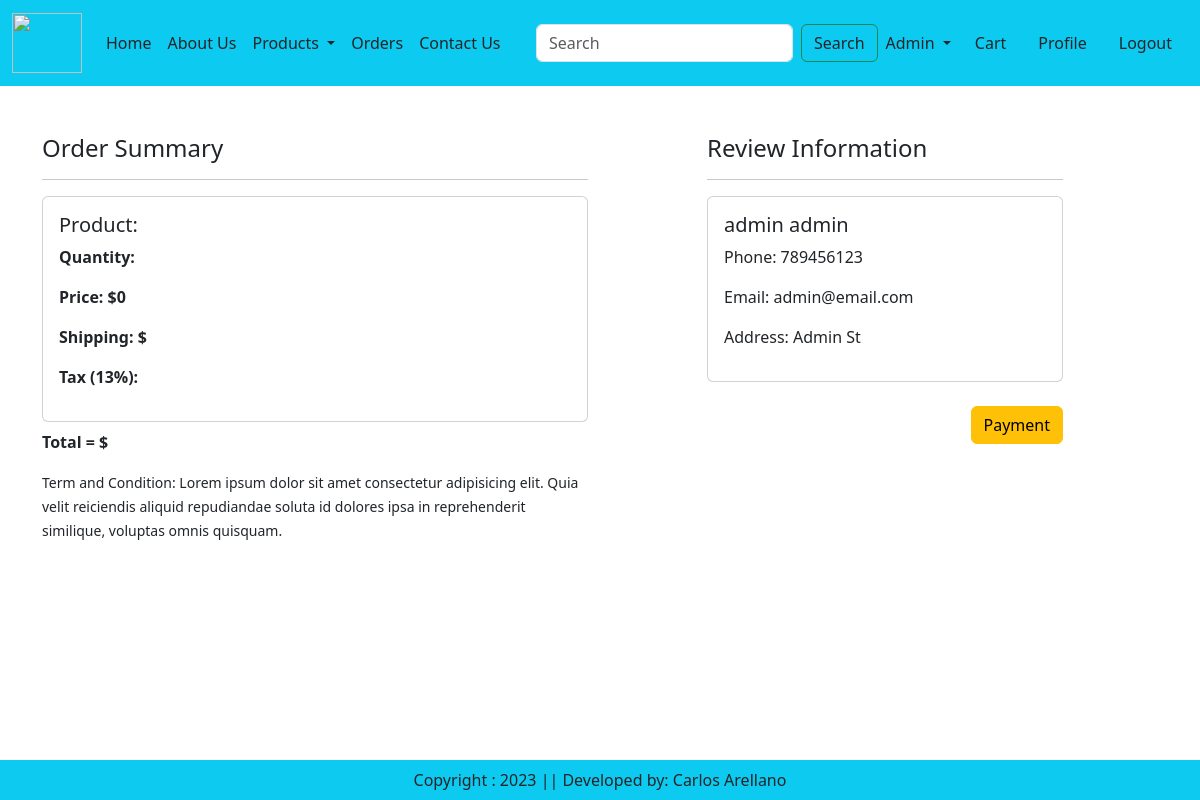
Screenshot of /checkout/ (signed in) with the database file from the repository.
### app/models.py (models this page shows)
class User(AbstractUser):
    username = models.CharField(max_length=8, null=True)
    first_name = models.CharField(max_length=80, null=True)
    last_name = models.CharField(max_length=100, null=True)
    email = models.EmailField(unique=True, null=True)
    phone = models.CharField(max_length=14, unique=True, null=True)
    address = models.CharField(max_length=150, unique=True, null=True)
    USERNAME_FIELD = 'email'
    REQUIRED_FIELDS = ['username','first_name','last_name', 'phone','address']

### app/views.py (the view, shortened to what this page needs)
# urls.py: path('checkout/', views.checkout_session, name='checkout'),
@login_required(login_url='login')
def checkout_session(request):
    user = request.user
    cart_items = Cart.objects.filter(user=user)
    checkout_items = []
    cart_total = 0
    return render(request, "app/checkout.html", locals())

### app/templates/app/checkout.html (shortened to what this page needs)
{% extends 'app/base.html' %}
{% load static %}
{% block main-content %}
<div class="container">
    <div class="row mt-5">
        <div class="col-sm-6">
            <h4>Order Summary</h4>
            <hr>
            <div class="card mb-2">
                <div class="card-body">
                    <h5>Product: {{item.product.product_title}} </h5>
                    <p class="fw-bold">Quantity: {{item.quantity}}</p>
                    <p class="fw-bold">Price: ${{cart_total}}</p>
                    <p class="fw-bold">Shipping: ${{shipping_cost}}</p>
                    <p class="fw-bold">Tax (13%): {{tax_rate}}</p>
                </div>
            </div>
            <p class="fw-bold">Total = ${{total_amount}}</p>
            <small>Term and Condition: Lorem ipsum dolor sit amet consectetur adipisicing elit. Quia velit reiciendis aliquid repudiandae soluta id dolores ipsa in reprehenderit similique, voluptas omnis quisquam.</small>
        </div>
        <div class="col-sm-4 offset-sm-1">
            <h4>Review Information</h4>
            <hr>
                <div class="card">
                    <div class="card-body">
                        <h5>{{request.user.first_name}} {{request.user.last_name}}</h5>
                        <p>Phone: {{request.user.phone}}</p>
                        <p>Email: {{request.user.email}}</p>
                        <p>Address: {{request.user.address}}</p>
                    </div>
                </div>
                <div class="text-end">
                    <br>
                    <form action="" method="POST">
                        <button href="{% url 'checkout' %}" type="submit" id="checkout-button" class="btn btn-warning">Payment</button>
                    </form>
                </div>
            </div>
        </div>
    </div>
{% endblock main-content %}

### app/templates/app/base.html (shortened to what this page needs)
<!DOCTYPE html>
{% load static %}
<html lang="en">
  <head>
    <link
      href="https://cdn.jsdelivr.net/npm/bootstrap@5.3.0/dist/css/bootstrap.min.css"
      rel="stylesheet"
    />
    <link rel="stylesheet" href="{% static 'app/css/all.min.css' %}" />
    <link rel="stylesheet" href="{% static 'app/css/owl.carousel.min.css' %}" />
    <link rel="stylesheet" href="{% static 'app/css/style.css' %}" />
  </head>
  <body>
    <nav class="navbar navbar-expand-lg navbar-dark bg-info">
      <div class="container-fluid">
        <a class="navbar-brand text-dark" href="{% url 'home' %}">
          <img
            src='{% static "app/images/bocha.png" %}'
            width="70"
            height="60"
          />
        </a>
        <div class="collapse navbar-collapse" id="navbarSupportedContent">
          <ul class="navbar-nav me-auto mb-2 mb-lg-0">
            <li class="nav-item">
              <a class="nav-link active text-dark" aria-current="page" href="/"
                >Home</a
              >
            </li>
            <li class="nav-item">
              <a class="nav-link text-dark" href="{% url 'about' %}"
                >About Us</a
              >
            </li>
            <li class="nav-item dropdown">
              <a
                class="nav-link dropdown-toggle text-dark"
                href="#"
                role="button"
                data-bs-toggle="dropdown"
                aria-expanded="false"
              >
                Products
              </a>
            </li>
            {% if request.user.is_authenticated %}
            <li class="nav-item">
              <a class="nav-link text-dark" href="{% url 'orders' %}">Orders</a>
            </li>
            {% endif %}
            <li class="nav-item">
              <a class="nav-link text-dark" href="{% url 'contact' %}"
                >Contact Us</a
              >
            </li>
          </ul>
          <form class="d-flex" role="search">
            <input
              class="form-control me-2"
              type="search"
              placeholder="Search"
              aria-label="Search"
            />
            <button class="btn btn-outline-success text-dark" type="submit">
              Search
            </button>
          </form>
        </div>
        <ul class="navbar-nav me-auto mb-2 mb-lg-0">
          {% if request.user.is_authenticated %}
          <li class="nav-item dropdown">
            <a
              class="nav-link dropdown-toggle text-dark text-capitalize"
              href="#"
              role="button"
              data-bs-toggle="dropdown"
              aria-expanded="false"
            >
              {{request.user.username}}
            </a>
          </li>
          {% endif %}
          <li class="nav-item mx-2">
            <a class="nav-link text-dark" href="{% url 'cart' %}">Cart</a>
          </li>
          {% if request.user.is_authenticated %}
          <li class="nav-item mx-2">
            <a class="nav-link text-dark" href="{% url 'profile' user.id %}"
              >Profile</a
            >
          </li>
          {% else %}
          <li class="nav-item mx-2">
            <a class="nav-link text-dark" href="{% url 'register' %}"
              >Register</a
            >
          </li>
          {% endif %}
          {% if request.user.is_authenticated %}
          <li class="nav-item mx-2">
            <a class="nav-link text-dark" href="{% url 'logout' %}">Logout</a>
          </li>
          {% else %}
          <li class="nav-item mx-2">
            <a class="nav-link text-dark" href="{% url 'login' %}">Login</a>
          </li>
          {% endif %}
        </ul>
      </div>
    </nav>
    {% block main-content%} {% endblock main-content %}
    <footer class="container-fluid bg-info text-center p-2 mt-5 fixed-bottom">
      Copyright : 2023 || Developed by: Carlos Arellano
    </footer>
  </body>
</html>

### rows the page displays
User: user.username "Admin", user.first_name "admin", user.last_name "admin", user.phone "789456123", user.email "admin@email.com", user.address "Admin St"

### other values shown
{{ cart_total }} "0"
